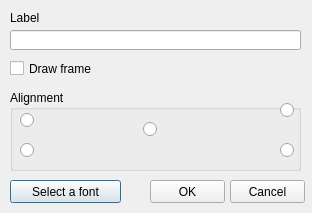
<?xml version="1.0" encoding="UTF-8"?>
<ui version="4.0">
 <class>CInsertText</class>
 <widget class="QDialog" name="CInsertText">
  <property name="geometry">
   <rect>
    <x>0</x>
    <y>0</y>
    <width>312</width>
    <height>213</height>
   </rect>
  </property>
  <property name="windowTitle">
   <string>Insert text</string>
  </property>
  <widget class="QLineEdit" name="lineEdit">
   <property name="geometry">
    <rect>
     <x>10</x>
     <y>30</y>
     <width>291</width>
     <height>20</height>
    </rect>
   </property>
  </widget>
  <widget class="QLabel" name="label">
   <property name="geometry">
    <rect>
     <x>10</x>
     <y>10</y>
     <width>71</width>
     <height>16</height>
    </rect>
   </property>
   <property name="text">
    <string>Label</string>
   </property>
  </widget>
  <widget class="QGroupBox" name="groupBox">
   <property name="geometry">
    <rect>
     <x>10</x>
     <y>90</y>
     <width>291</width>
     <height>81</height>
    </rect>
   </property>
   <property name="title">
    <string>Alignment</string>
   </property>
   <widget class="QRadioButton" name="radioButton">
    <property name="geometry">
     <rect>
      <x>10</x>
      <y>22</y>
      <width>82</width>
      <height>17</height>
     </rect>
    </property>
    <property name="text">
     <string/>
    </property>
   </widget>
   <widget class="QRadioButton" name="radioButton_2">
    <property name="geometry">
     <rect>
      <x>10</x>
      <y>52</y>
      <width>82</width>
      <height>17</height>
     </rect>
    </property>
    <property name="text">
     <string/>
    </property>
   </widget>
   <widget class="QRadioButton" name="radioButton_3">
    <property name="geometry">
     <rect>
      <x>270</x>
      <y>52</y>
      <width>16</width>
      <height>17</height>
     </rect>
    </property>
    <property name="text">
     <string/>
    </property>
   </widget>
   <widget class="QRadioButton" name="radioButton_4">
    <property name="geometry">
     <rect>
      <x>270</x>
      <y>12</y>
      <width>16</width>
      <height>17</height>
     </rect>
    </property>
    <property name="text">
     <string/>
    </property>
   </widget>
   <widget class="QRadioButton" name="radioButton_5">
    <property name="geometry">
     <rect>
      <x>133</x>
      <y>31</y>
      <width>16</width>
      <height>17</height>
     </rect>
    </property>
    <property name="text">
     <string/>
    </property>
   </widget>
  </widget>
  <widget class="QPushButton" name="pushButton">
   <property name="geometry">
    <rect>
     <x>10</x>
     <y>180</y>
     <width>111</width>
     <height>23</height>
    </rect>
   </property>
   <property name="text">
    <string>Select a font</string>
   </property>
  </widget>
  <widget class="QPushButton" name="pushButton_2">
   <property name="geometry">
    <rect>
     <x>230</x>
     <y>180</y>
     <width>75</width>
     <height>23</height>
    </rect>
   </property>
   <property name="text">
    <string>Cancel</string>
   </property>
  </widget>
  <widget class="QPushButton" name="pushButton_3">
   <property name="geometry">
    <rect>
     <x>150</x>
     <y>180</y>
     <width>75</width>
     <height>23</height>
    </rect>
   </property>
   <property name="text">
    <string>OK</string>
   </property>
  </widget>
  <widget class="QCheckBox" name="checkBox">
   <property name="geometry">
    <rect>
     <x>10</x>
     <y>60</y>
     <width>291</width>
     <height>17</height>
    </rect>
   </property>
   <property name="text">
    <string>Draw frame</string>
   </property>
  </widget>
 </widget>
 <resources/>
 <connections/>
</ui>
